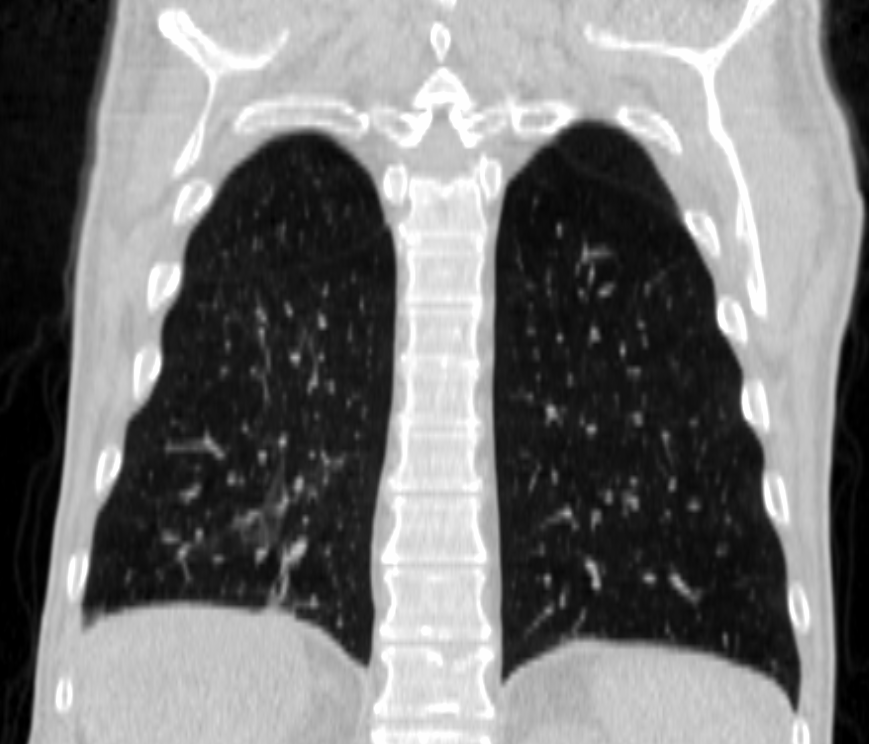
#> input picture Exercises/Week_7_Fourier/7_2_Fourier_2D/Python/bonus optimal filtering/Chest.png, 869 x 744 px
$ python 7_2_Bonus.py
#> lines starting #> are read from the running program, lines starting #| are printed output that depends on the picture
### Exercises/Week_7_Fourier/7_2_Fourier_2D/Python/bonus optimal filtering/filter_functions.py
import numpy as np
import cv2

from frequency_filter_mask import generate_2D_gaussian


def high_pass_filter(image):
    """High pass filter for 2D images by eliminating lower frequencies with binary mask
    Steps:
    1. Calculate frequency space with 2D Fourier transform.
    2. Calculate the indices for the binary filter mask. Frequencies in the middle of the image are to be eliminated.
    3. Create the filter mask as a one-matrix. (By default we keep all frequencies)
    4. Set the mask to zero where the lower frequencies occur. (Discard lower frequencies)
    5. Multiply the original frequency spectrum with the binary filter mask.
    6. Apply inverse 2D Fourier transform to get the filtered image.
    Returns:
        array: high passed image
    """
    fft = np.fft.fftshift(np.fft.fft2(image))

    row_lower = int(fft.shape[0] * 0.47)
    row_upper = int(fft.shape[0] * 0.53)
    column_lower = int(fft.shape[1] * 0.47)
    column_upper = int(fft.shape[1] * 0.53)

    filter_mask = np.ones(shape=fft.shape)
    filter_mask[row_lower:row_upper, column_lower:column_upper] = 0

    fft_filtered = fft * filter_mask

    high_passed_image = np.abs(np.fft.ifft2(fft_filtered))

    return high_passed_image


def low_pass_filter(image):
    """Low pass filter for 2D images by eliminating higher frequencies with binary mask.
    1. Calculate frequency space with 2D Fourier transform.
    2. Calculate the indices for the binary filter mask. Frequencies in the middle of the image are to be kept.
    3. Create the filter mask as a zero-matrix. (By default we discard all frequencies)
    4. Set the mask to one where the lower frequencies occur. (Only keep lower frequencies)
    5. Multiply the original frequency spectrum with the binary filter mask.
    6. Apply inverse 2D Fourier transform to get the filtered image.
    Returns:
        array: low passed image
    """

    fft = np.fft.fftshift(np.fft.fft2(image))

    filter_mask = np.zeros_like(fft)

    row_lower = int(fft.shape[0] * 0.4)
    row_higher = int(fft.shape[0] * 0.6)
    column_lower = int(fft.shape[1] * 0.4)
    column_higher = int(fft.shape[1] * 0.6)

    filter_mask[row_lower:row_higher, column_lower:column_higher] = 1

    fft_filtered = filter_mask * fft

    low_passed_image = np.abs(np.fft.ifft2(fft_filtered))

    return low_passed_image


# [34 lines left out: function band_pass_filter, not called in this run]


def better_low_pass_filter(image, kernel_sigma):
    """Better low pass filter that avoids artifacts

    Instead of using a binary filter mask that abruptly cuts off frequencies, using a smooth gaussian filter mask results in better filtered images.

    Steps:

    1. Calculate  frequency spectrum through 2D Fourier transform.
    2. Generate a 2D Gaussian array.
    3. Fit the 2D Gaussian array to the fft to match the sizes.
    4. Multiply the frequency spectrum with the 2D Gaussian array to keep only lower frequencies but with smooth transitions between frequencies.
    5. Inverse 2D Fourier transform to get the filtered image.

    Returns:
        array: low passed image
    """
    fft = np.fft.fftshift(np.fft.fft2(image))

    kernel = generate_2D_gaussian(size=fft.shape[0], sigma=kernel_sigma)
    kernel = cv2.resize(kernel, dsize=[fft.shape[1], fft.shape[0]])

    filtered_image = np.abs(np.fft.ifft2(fft * kernel))

    return filtered_image


def better_high_pass_filter(image, kernel_sigma):
    """Better high pass filter that avoids artifacts

    Instead of using a binary filter mask that abruptly cuts off frequencies, using a smooth gaussian filter mask results in better filtered images.

    Steps:

    1. Calculate  frequency spectrum through 2D Fourier transform.
    2. Generate a 2D Gaussian array.
    3. Fit the 2D Gaussian array to the fft to match the sizes.
    4. Invert the Gaussian array. 0 in the middle, gradually turning into 1 towards edges
    4. Multiply the frequency spectrum with the inverted 2D Gaussian array to keep only higher frequencies but with smooth transitions between frequencies.
    5. Inverse 2D Fourier transform to get the filtered image.

    Returns:
        array: low passed image
    """
    fft = np.fft.fftshift(np.fft.fft2(image))

    kernel = generate_2D_gaussian(size=fft.shape[0], sigma=kernel_sigma)
    kernel = cv2.resize(kernel, dsize=[fft.shape[1], fft.shape[0]])
    kernel_inv = np.abs(kernel - kernel.max())

    filtered_image = np.abs(np.fft.ifft2(fft * kernel_inv))

    return filtered_image

### Exercises/Week_7_Fourier/7_2_Fourier_2D/Python/bonus optimal filtering/frequency_filter_mask.py
import numpy as np
import matplotlib.pyplot as plt


def generate_2D_gaussian(size, sigma):
    """Generate a square 2D array with  Gaussian distribution.
    Credits go to: https://stackoverflow.com/users/6465762/clemisch

    Args:
        size (int or float): desired height/width of the square 2D Gaussian
        sigma (int or float): standard deviation of Gauss distribution

    Returns:
        array: 2D Gaussian distribution
    """
    x = np.linspace(-(size - 1) / 2.0, (size - 1) / 2.0, size)

    gauss_dist_1D = 1 / (2 * np.pi * np.sqrt(sigma)) * np.exp(-1 / 2 * (x / sigma) ** 2)
    gauss_dist_1D = gauss_dist_1D[:, None]

    gaussian_matrix = gauss_dist_1D * gauss_dist_1D.T
    gaussian_matrix = gaussian_matrix / gaussian_matrix.max()
    plt.figure()
    plt.imshow(gaussian_matrix)
    plt.title("Gaussian matrix for filtering")
    return gaussian_matrix

### Exercises/Week_7_Fourier/7_2_Fourier_2D/Python/bonus optimal filtering/7_2_Bonus.py
import matplotlib.pyplot as plt

from filter_functions import (
    better_low_pass_filter,
    low_pass_filter,
    high_pass_filter,
    better_high_pass_filter,
)

image = plt.imread("Chest.png")[:, :, 0]
#> image: shape (744, 869) float32; min 0, max 0.996, mean 0.46

low_passed_image = low_pass_filter(image)
low_passed_image_2 = better_low_pass_filter(image, kernel_sigma=5)
#> in better_low_pass_filter, `filtered_image = np.abs(np.fft.ifft2(fft * kernel))`:
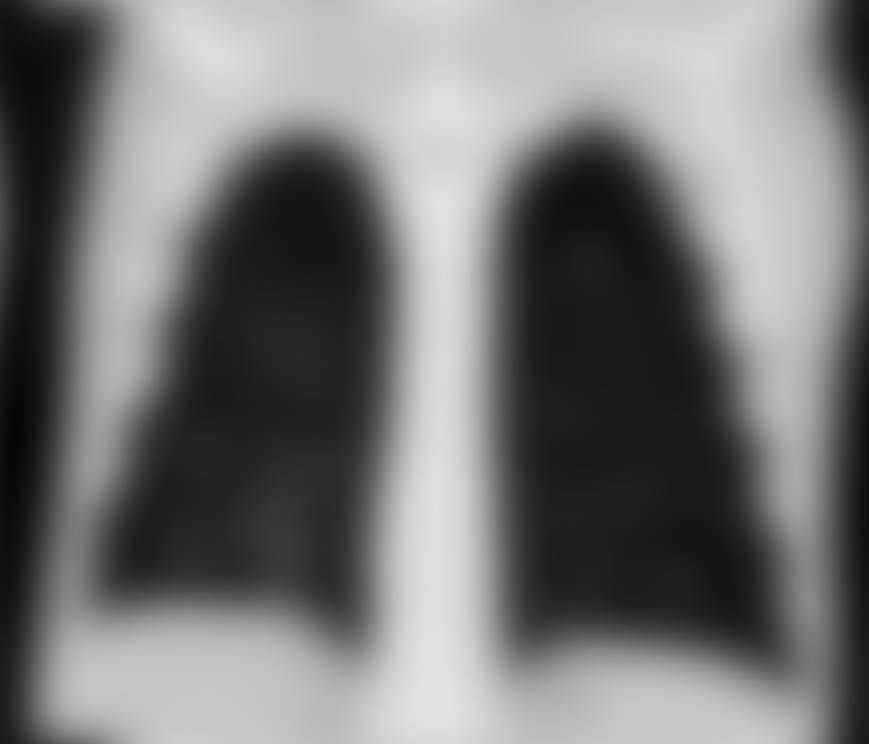
#> filtered_image: shape (744, 869) float64; min 0.0346, max 0.882, mean 0.46

high_passed_image = high_pass_filter(image)
#> in high_pass_filter, `high_passed_image = np.abs(np.fft.ifft2(fft_filtered))`:
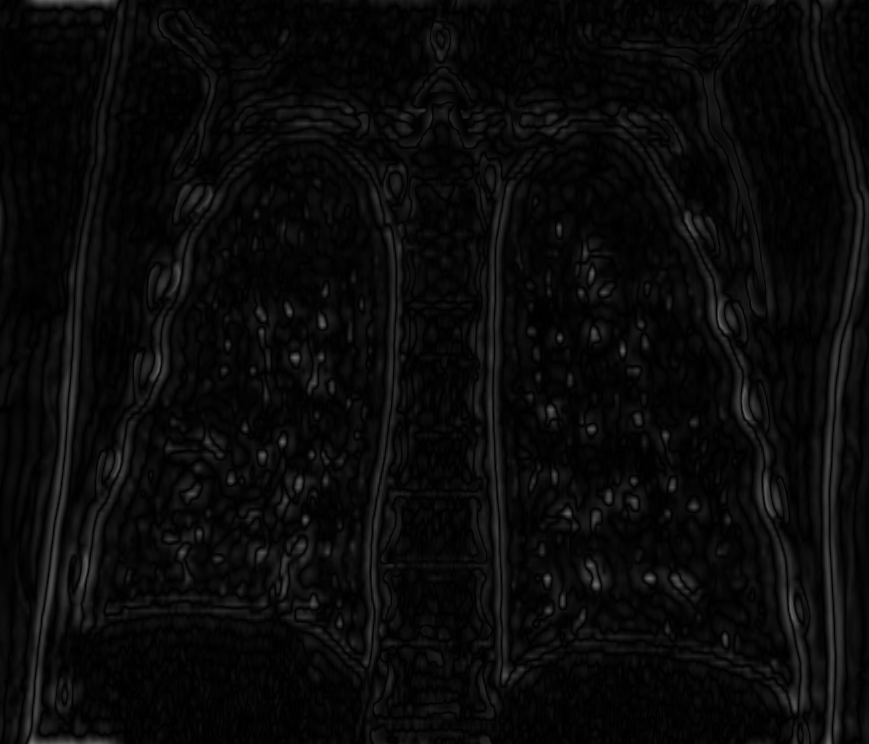
#> high_passed_image: shape (744, 869) float64; min 3.32e-05, max 0.452, mean 0.0403
high_passed_image_2 = better_high_pass_filter(image, kernel_sigma=20)

plt.figure()
plt.imshow(low_passed_image, cmap="gray")
plt.title("Tiefpass Bild Sub-Optimal")

plt.figure()
plt.imshow(low_passed_image_2, cmap="gray")
plt.title("Tiefpass Bild Optimal")

plt.figure()
plt.imshow(high_passed_image, cmap="gray")
plt.title("Hochpass Bild Sub-Optimal")

plt.figure()
plt.imshow(high_passed_image_2**0.8, cmap="gray")
plt.title("Hochpass Bild Optimal")

plt.show()
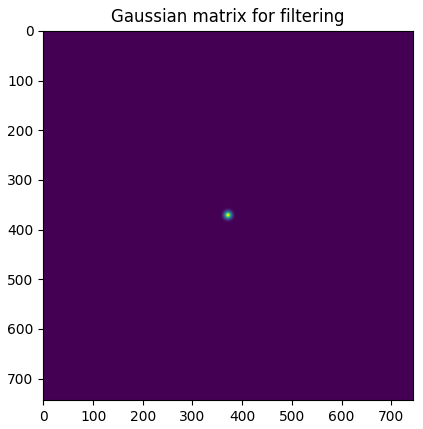
#> figure drawn by matplotlib, 1 panel
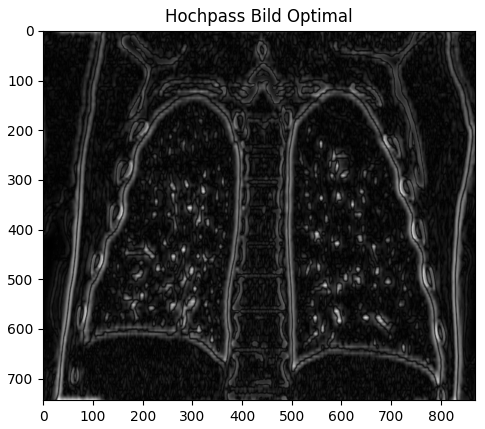
#> figure drawn by matplotlib, 1 panel
